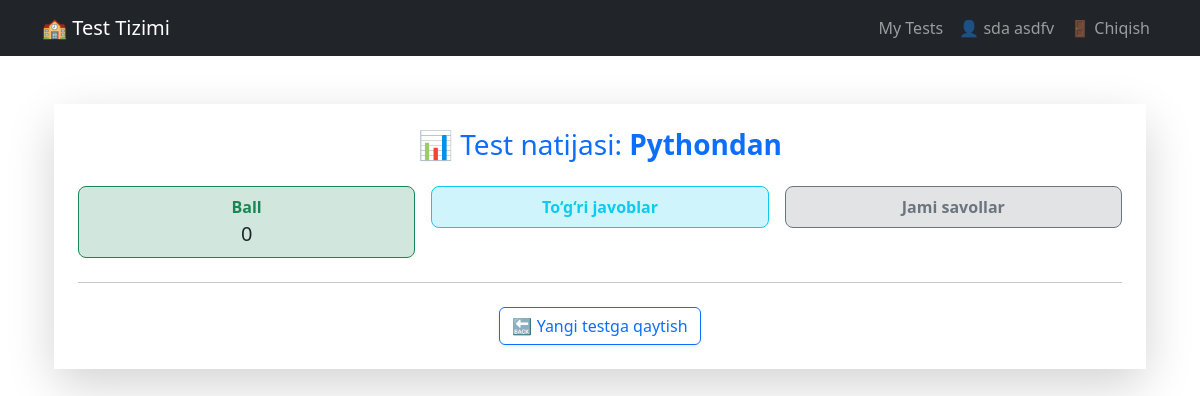
Screenshot of /result/1/1/ (signed in) with the database file from the repository.
### USERS/models.py (models this page shows, shortened)
class CustomUser(AbstractBaseUser, PermissionsMixin):
    ROLE_CHOICES = (
        ("admin", "Admin"),
        ("teacher", "Teacher"),
        ("student", "Student"),
    )
    email = models.EmailField(unique=True)
    first_name = models.CharField(max_length=30)
    last_name = models.CharField(max_length=30, blank=True, null=True)
    phone = models.CharField(
        max_length=13,
        unique=True,
        validators=[
            RegexValidator(
                regex=r"^\+998\d{9}$",
                message="Telefon raqam formati: +998901234567 bo'lishi kerak.",
            )
        ],
        help_text="Masalan: +998901234567",
    )
    role = models.CharField(
        max_length=10,
        choices=ROLE_CHOICES,
        default="student"
    )
    is_active = models.BooleanField(default=True)
    is_staff = models.BooleanField(default=False)
    date_joined = models.DateTimeField(default=timezone.now)
    objects = CustomUserManager()
    USERNAME_FIELD = "email"
    REQUIRED_FIELDS = ["first_name", "phone"]
    @property
    def full_name(self):
        if self.last_name:
            return f"{self.first_name} {self.last_name}"
        return self.first_name

### TEACHERS/models.py (models this page shows, shortened)
class Test(models.Model):
    title = models.CharField(max_length=255)
    description = models.TextField()
    code = models.CharField(max_length=5, unique=True, blank=True)
    duration = models.PositiveIntegerField(
        default=10,
        validators=[MinValueValidator(1)],
        help_text="Test davomiyligi (daqiqada)"
    )
    created_by = models.ForeignKey(User, on_delete=models.CASCADE)
    created_at = models.DateTimeField(auto_now_add=True)

### STUDENTS/models.py (models this page shows, shortened)
class StudentTest(models.Model):
    student = models.ForeignKey(User, on_delete=models.CASCADE)
    test = models.ForeignKey(Test, on_delete=models.CASCADE)
    started_at = models.DateTimeField(auto_now_add=True)
    completed = models.BooleanField(default=False)
    score = models.IntegerField(default=0)
    attempt_number = models.PositiveIntegerField(default=1)

### STUDENTS/views.py (the view)
# urls.py: path('result/<int:test_id>/<int:attempt_number>/', views.test_result, name='test_result'),
@login_required
def test_result(request, test_id, attempt_number):
    test = get_object_or_404(Test, id=test_id)
    student_test = get_object_or_404(StudentTest, test=test, student=request.user, attempt_number=attempt_number)
    answers = StudentAnswer.objects.filter(student_test=student_test)
    return render(request, 'students/test_result.html', {
        'test': test,
        'student_test': student_test,
        'answers': answers
    })

### STUDENTS/templates/students/test_result.html (shortened to what this page needs)
{% extends 'base.html' %}
{% block content %}
<div class="container my-5">
    <div class="card shadow-lg border-0 rounded-4">
        <div class="card-body p-4 bg-white">
            <h3 class="text-center text-primary mb-4">
                📊 Test natijasi: <span class="fw-semibold">{{ test.title }}</span>
            </h3>
            <div class="row g-3 justify-content-center text-center mb-4">
                <div class="col-6 col-md-4">
                    <div class="bg-success-subtle border border-success rounded-3 py-2">
                        <div class="fw-semibold text-success">Ball</div>
                        <div class="fs-5">{{ student_test.score }}</div>
                    </div>
                </div>
                <div class="col-6 col-md-4">
                    <div class="bg-info-subtle border border-info rounded-3 py-2">
                        <div class="fw-semibold text-info">To‘g‘ri javoblar</div>
                    </div>
                </div>
                <div class="col-6 col-md-4">
                    <div class="bg-secondary-subtle border border-secondary rounded-3 py-2">
                        <div class="fw-semibold text-secondary">Jami savollar</div>
                    </div>
                </div>
            </div>
            <hr>
            <div class="text-center mt-4">
                <a href="{% url 'students:enter_test_code' %}" class="btn btn-outline-primary shadow-sm">
                    🔙 Yangi testga qaytish
                </a>
            </div>
        </div>
    </div>
</div>
{% endblock %}

### templates/base.html (shortened to what this page needs)
<!DOCTYPE html>
<html lang="uz">
<head>
    <link href="https://cdn.jsdelivr.net/npm/bootstrap@5.3.0/dist/css/bootstrap.min.css" rel="stylesheet">
    <link href="https://cdn.jsdelivr.net/npm/bootstrap-icons@1.10.5/font/bootstrap-icons.css" rel="stylesheet">
</head>
<body>
    <nav class="navbar navbar-expand-lg navbar-dark bg-dark mb-4">
        <div class="container">
            <a class="navbar-brand" href="/">🏫 Test Tizimi</a>
            <div class="collapse navbar-collapse" id="navbarNav">
                <ul class="navbar-nav ms-auto">
                    {% if request.user.role == 'teacher' %}
                    <li class="nav-item">
                        <a class="nav-link" href="{% url 'teachers:test_list' %}"> My Tests </a>
                    </li>
                    {% endif %}
                    {% if user.is_authenticated %}
                    <li class="nav-item">
                        <a class="nav-link" href="#">👤 {{ user.full_name }}</a>
                    </li>
                    <li class="nav-item">
                        <a class="nav-link" href="{% url 'logout' %}">🚪 Chiqish</a>
                    </li>
                    {% endif %}
                </ul>
            </div>
        </div>
    </nav>
    <div class="container">
        {% block content %}{% endblock %}
    </div>
</body>
</html>

### rows the page displays
CustomUser: full_name "sda asdfv"
Test: title "Pythondan"
StudentTest: score "0"
